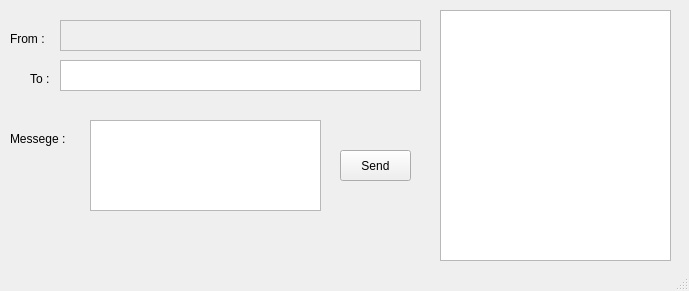
<?xml version="1.0" encoding="UTF-8"?>
<ui version="4.0">
 <class>MainWindow</class>
 <widget class="QMainWindow" name="MainWindow">
  <property name="geometry">
   <rect>
    <x>0</x>
    <y>0</y>
    <width>689</width>
    <height>291</height>
   </rect>
  </property>
  <property name="windowTitle">
   <string>MainWindow</string>
  </property>
  <widget class="QWidget" name="centralwidget">
   <widget class="QPushButton" name="pushButton">
    <property name="geometry">
     <rect>
      <x>340</x>
      <y>150</y>
      <width>71</width>
      <height>31</height>
     </rect>
    </property>
    <property name="text">
     <string>Send</string>
    </property>
   </widget>
   <widget class="QTextEdit" name="textEdit">
    <property name="enabled">
     <bool>false</bool>
    </property>
    <property name="geometry">
     <rect>
      <x>60</x>
      <y>20</y>
      <width>361</width>
      <height>31</height>
     </rect>
    </property>
   </widget>
   <widget class="QTextEdit" name="textEdit_2">
    <property name="geometry">
     <rect>
      <x>60</x>
      <y>60</y>
      <width>361</width>
      <height>31</height>
     </rect>
    </property>
   </widget>
   <widget class="QLabel" name="label">
    <property name="geometry">
     <rect>
      <x>10</x>
      <y>30</y>
      <width>64</width>
      <height>17</height>
     </rect>
    </property>
    <property name="text">
     <string>From :</string>
    </property>
   </widget>
   <widget class="QLabel" name="label_2">
    <property name="geometry">
     <rect>
      <x>30</x>
      <y>70</y>
      <width>64</width>
      <height>17</height>
     </rect>
    </property>
    <property name="text">
     <string>To :</string>
    </property>
   </widget>
   <widget class="QTextEdit" name="textEdit_3">
    <property name="geometry">
     <rect>
      <x>90</x>
      <y>120</y>
      <width>231</width>
      <height>91</height>
     </rect>
    </property>
   </widget>
   <widget class="QListView" name="listView">
    <property name="geometry">
     <rect>
      <x>440</x>
      <y>10</y>
      <width>231</width>
      <height>251</height>
     </rect>
    </property>
   </widget>
   <widget class="QLabel" name="label_3">
    <property name="geometry">
     <rect>
      <x>10</x>
      <y>130</y>
      <width>64</width>
      <height>17</height>
     </rect>
    </property>
    <property name="text">
     <string>Messege :</string>
    </property>
   </widget>
  </widget>
  <widget class="QStatusBar" name="statusbar"/>
 </widget>
 <resources/>
 <connections/>
</ui>
